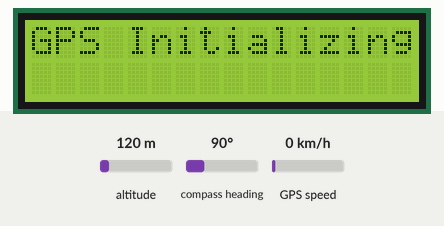
Bench run of a sketch on a simulated ESP32. Shown: 16×2 character LCD. The inputs (shaded band) are chosen by the test bench; at power-on: altitude 120 m, compass heading 90°, GPS speed 0 km/h. The GPS gets a fix after 3 s at 37.7749, -122.4194 with 8 satellites; what the sketch prints to the serial monitor is not drawn.

Above: at 0.1 s.
At 3.2 s:
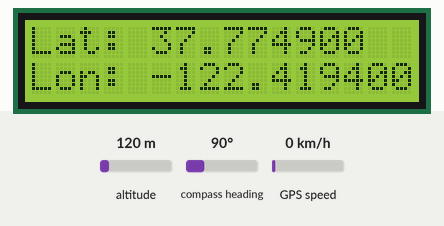

The sketch:

USING_GPS_MOD.ino
```cpp
#include <Wire.h>
#include <LiquidCrystal_I2C.h>
#include <TinyGPS++.h>
#include <HardwareSerial.h>

// Initialize the GPS
TinyGPSPlus gps;
HardwareSerial ss(2); // Use hardware serial 2 (GPIO 16 and GPIO 17)

// Initialize the LCD with the I2C address 0x27, 16 columns, and 2 rows
LiquidCrystal_I2C lcd(0x3F, 16, 2);

void setup() {
  // Start serial communication for debugging purposes
  Serial.begin(115200);
  // Start serial communication with GPS module
  ss.begin(9600, SERIAL_8N1, 16, 17); // RX pin 16, TX pin 17

  // Initialize the LCD
  lcd.init();
  lcd.backlight();

  // Display a startup message
  lcd.setCursor(0, 0);
  lcd.print("GPS Initializing");
}

void loop() {
  // Check if data is available from the GPS module
  if (ss.available() > 0) {
    char c = ss.read();
    gps.encode(c);
  }

  // Check if the GPS location data has been updated
  if (gps.location.isUpdated()) {
    // Clear the LCD
    lcd.clear();

    // Display latitude
    lcd.setCursor(0, 0);
    lcd.print("Lat: ");
    lcd.print(gps.location.lat(), 6);

    // Display longitude
    lcd.setCursor(0, 1);
    lcd.print("Lon: ");
    lcd.print(gps.location.lng(), 6);

    // Print the data to the serial monitor for debugging
    Serial.print("Latitude: ");
    Serial.println(gps.location.lat(), 6);
    Serial.print("Longitude: ");
    Serial.println(gps.location.lng(), 6);
  }
}
```
